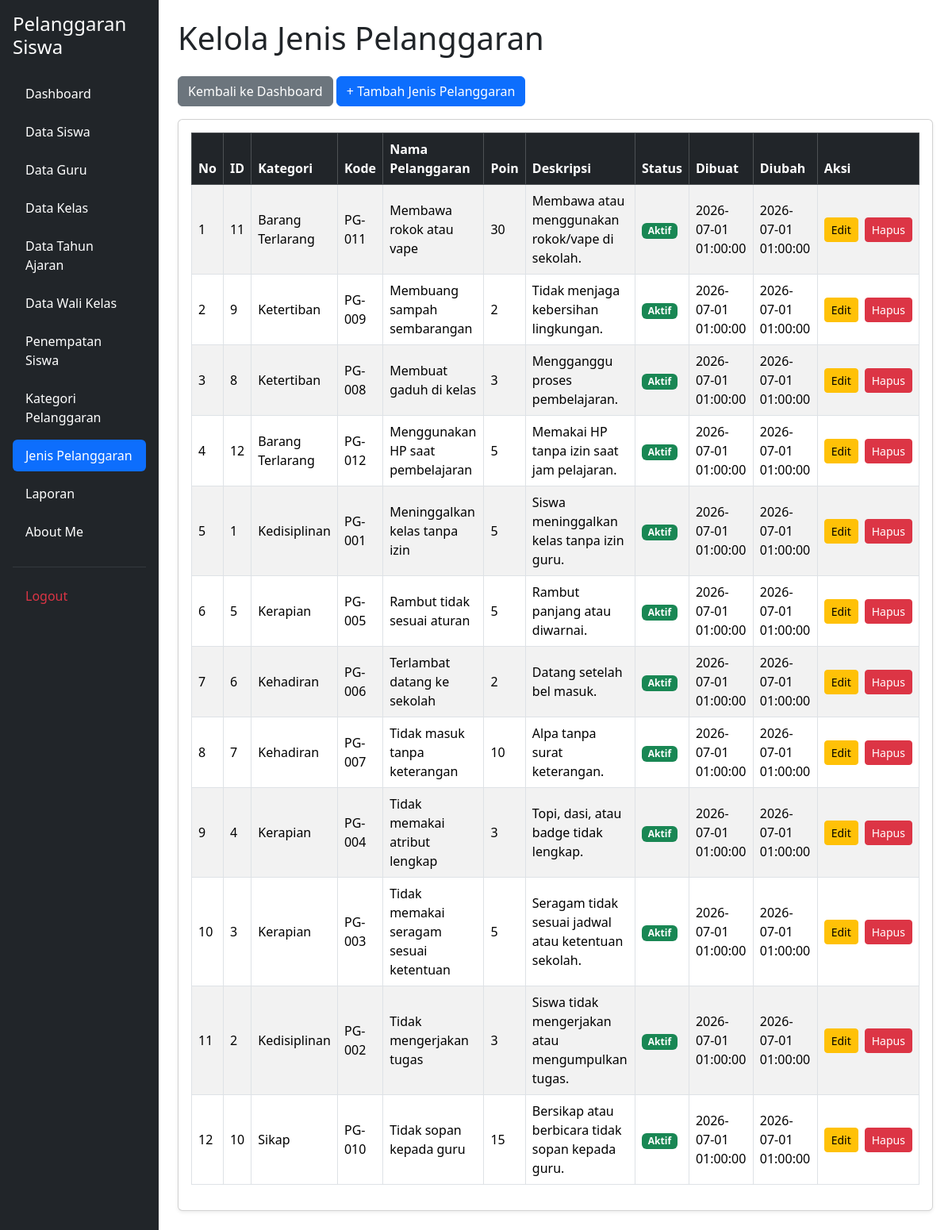
The page /kelola_jenis_pelanggaran.php (signed in) on the database its author committed.
### tables this page shows
CREATE TABLE `t_pelanggaran` (
  `id` int(11) NOT NULL,
  `pelanggaran_kategori_id` int(11) DEFAULT NULL,
  `kode` varchar(30) DEFAULT NULL,
  `nama` varchar(150) DEFAULT NULL,
  `poin` int(11) NOT NULL,
  `deskripsi` text NOT NULL,
  `status_aktif` tinyint(1) NOT NULL,
  `created_at` timestamp NOT NULL DEFAULT current_timestamp(),
  `updated_at` timestamp NOT NULL DEFAULT current_timestamp()
);

CREATE TABLE `t_pelanggaran_kategori` (
  `id` int(11) NOT NULL,
  `nama` varchar(100) DEFAULT NULL,
  `deskripsi` text NOT NULL,
  `status_aktif` tinyint(1) NOT NULL,
  `created_at` timestamp NOT NULL DEFAULT current_timestamp(),
  `updated_at` timestamp NOT NULL DEFAULT current_timestamp()
);

### kelola_jenis_pelanggaran.php (the view, shortened to what this page needs)
<?php
include 'config/koneksi.php';
$sql = "SELECT
            p.id,
            p.pelanggaran_kategori_id,
            pk.nama AS nama_kategori,
            p.kode,
            p.nama,
            p.poin,
            p.deskripsi,
            p.status_aktif,
            p.created_at,
            p.updated_at
        FROM t_pelanggaran p
        LEFT JOIN t_pelanggaran_kategori pk
            ON p.pelanggaran_kategori_id = pk.id
        ORDER BY p.nama ASC";
$hasil = mysqli_query($koneksi, $sql);
?>
<!DOCTYPE html>
<html lang="id">
<head>
    <link href="https://cdn.jsdelivr.net/npm/bootstrap@5.3.8/dist/css/bootstrap.min.css"
          rel="stylesheet">
    <link href="https://cdn.datatables.net/2.3.4/css/dataTables.bootstrap5.min.css"
          rel="stylesheet">
</head>
<body>
<div class="container-fluid">
    <div class="row">
        <?php include 'layout/sidebar.php'; ?>
        <main class="col-md-9 col-lg-10 p-4">
            <h1 class="mb-4">Kelola Jenis Pelanggaran</h1>
            <div class="mb-3">
                <a href="dashboard.php" class="btn btn-secondary">
                    Kembali ke Dashboard
                </a>
                <a href="tambah_jenis_pelanggaran.php"
                   class="btn btn-primary">
                    + Tambah Jenis Pelanggaran
                </a>
            </div>
            <div class="card shadow-sm">
                <div class="card-body">
                    <div class="table-responsive">
                        <table id="tabelPelanggaran"
                               class="table table-striped table-bordered table-hover align-middle w-100">
                            <thead class="table-dark">
                                <tr>
                                    <th>No</th>
                                    <th>ID</th>
                                    <th>Kategori</th>
                                    <th>Kode</th>
                                    <th>Nama Pelanggaran</th>
                                    <th>Poin</th>
                                    <th>Deskripsi</th>
                                    <th>Status</th>
                                    <th>Dibuat</th>
                                    <th>Diubah</th>
                                    <th>Aksi</th>
                                </tr>
                            </thead>
                            <tbody>
                            <?php
                            $no = 1;
                            while ($row = mysqli_fetch_assoc($hasil)) {
                            ?>
                                <tr>
                                    <td><?= $no++; ?></td>
                                    <td>
                                        <?= (int) $row['id']; ?>
                                    </td>
                                    <td>
                                        <?= htmlspecialchars(
                                            $row['nama_kategori'] ?? '-'
                                        ); ?>
                                    </td>
                                    <td>
                                        <?= htmlspecialchars($row['kode'] ?? ''); ?>
                                    </td>
                                    <td>
                                        <?= htmlspecialchars($row['nama'] ?? ''); ?>
                                    </td>
                                    <td>
                                        <?= (int) $row['poin']; ?>
                                    </td>
                                    <td>
                                        <?= htmlspecialchars($row['deskripsi'] ?? '-'); ?>
                                    </td>
                                    <td>
                                        <?php if ((int) $row['status_aktif'] === 1) { ?>
                                            <span class="badge bg-success">
                                                Aktif
                                            </span>
                                        <?php } else { ?>
                                            <span class="badge bg-danger">
                                                Tidak Aktif
                                            </span>
                                        <?php } ?>
                                    </td>
                                    <td>
                                        <?= htmlspecialchars($row['created_at'] ?? '-'); ?>
                                    </td>
                                    <td>
                                        <?= htmlspecialchars($row['updated_at'] ?? '-'); ?>
                                    </td>
                                    <td>
                                        <div class="d-flex gap-2">
                                            <a href="edit_jenis_pelanggaran.php?id=<?= (int) $row['id']; ?>"
                                               class="btn btn-warning btn-sm">
                                                Edit
                                            </a>
                                            <a href="hapus_jenis_pelanggaran.php?id=<?= (int) $row['id']; ?>"
                                               class="btn btn-danger btn-sm"
                                               onclick="return confirm('Yakin ingin menghapus jenis pelanggaran ini?');">
                                                Hapus
                                            </a>
                                        </div>
                                    </td>
                                </tr>
                            <?php } ?>
                            </tbody>
                        </table>
                    </div>
                </div>
            </div>
        </main>
    </div>
</div>
</body>
</html>

### rows shown on the page
t_pelanggaran: id "11", pelanggaran_kategori.nama "Barang Terlarang", kode "PG-011", nama "Membawa rokok atau vape", poin "30", deskripsi "Membawa atau menggunakan rokok/vape di sekolah.", status_aktif "Aktif", created_at "2026-07-01 01:00:00", updated_at "2026-07-01 01:00:00"
t_pelanggaran: id "9", pelanggaran_kategori.nama "Ketertiban", kode "PG-009", nama "Membuang sampah sembarangan", poin "2", deskripsi "Tidak menjaga kebersihan lingkungan.", status_aktif "Aktif", created_at "2026-07-01 01:00:00", updated_at "2026-07-01 01:00:00"
t_pelanggaran: id "8", pelanggaran_kategori.nama "Ketertiban", kode "PG-008", nama "Membuat gaduh di kelas", poin "3", deskripsi "Mengganggu proses pembelajaran.", status_aktif "Aktif", created_at "2026-07-01 01:00:00", updated_at "2026-07-01 01:00:00"
t_pelanggaran: id "12", pelanggaran_kategori.nama "Barang Terlarang", kode "PG-012", nama "Menggunakan HP saat pembelajaran", poin "5", deskripsi "Memakai HP tanpa izin saat jam pelajaran.", status_aktif "Aktif", created_at "2026-07-01 01:00:00", updated_at "2026-07-01 01:00:00"
t_pelanggaran: id "1", pelanggaran_kategori.nama "Kedisiplinan", kode "PG-001", nama "Meninggalkan kelas tanpa izin", poin "5", deskripsi "Siswa meninggalkan kelas tanpa izin guru.", status_aktif "Aktif", created_at "2026-07-01 01:00:00", updated_at "2026-07-01 01:00:00"
t_pelanggaran: id "5", pelanggaran_kategori.nama "Kerapian", kode "PG-005", nama "Rambut tidak sesuai aturan", poin "5", deskripsi "Rambut panjang atau diwarnai.", status_aktif "Aktif", created_at "2026-07-01 01:00:00", updated_at "2026-07-01 01:00:00"
t_pelanggaran: id "6", pelanggaran_kategori.nama "Kehadiran", kode "PG-006", nama "Terlambat datang ke sekolah", poin "2", deskripsi "Datang setelah bel masuk.", status_aktif "Aktif", created_at "2026-07-01 01:00:00", updated_at "2026-07-01 01:00:00"
t_pelanggaran: id "7", pelanggaran_kategori.nama "Kehadiran", kode "PG-007", nama "Tidak masuk tanpa keterangan", poin "10", deskripsi "Alpa tanpa surat keterangan.", status_aktif "Aktif", created_at "2026-07-01 01:00:00", updated_at "2026-07-01 01:00:00"
t_pelanggaran: id "4", pelanggaran_kategori.nama "Kerapian", kode "PG-004", nama "Tidak memakai atribut lengkap", poin "3", deskripsi "Topi, dasi, atau badge tidak lengkap.", status_aktif "Aktif", created_at "2026-07-01 01:00:00", updated_at "2026-07-01 01:00:00"
t_pelanggaran: id "3", pelanggaran_kategori.nama "Kerapian", kode "PG-003", nama "Tidak memakai seragam sesuai ketentuan", poin "5", deskripsi "Seragam tidak sesuai jadwal atau ketentuan sekolah.", status_aktif "Aktif", created_at "2026-07-01 01:00:00", updated_at "2026-07-01 01:00:00"
t_pelanggaran: id "2", pelanggaran_kategori.nama "Kedisiplinan", kode "PG-002", nama "Tidak mengerjakan tugas", poin "3", deskripsi "Siswa tidak mengerjakan atau mengumpulkan tugas.", status_aktif "Aktif", created_at "2026-07-01 01:00:00", updated_at "2026-07-01 01:00:00"
t_pelanggaran: id "10", pelanggaran_kategori.nama "Sikap", kode "PG-010", nama "Tidak sopan kepada guru", poin "15", deskripsi "Bersikap atau berbicara tidak sopan kepada guru.", status_aktif "Aktif", created_at "2026-07-01 01:00:00", updated_at "2026-07-01 01:00:00"
